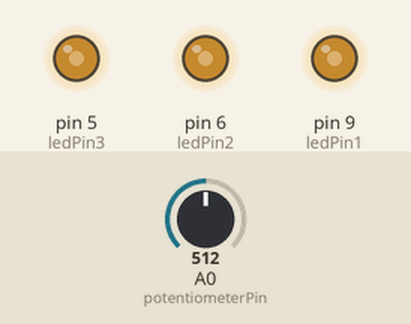
The sketch below on a simulated Arduino Uno, built with avr-gcc and run on an emulated ATmega328P. Shown: output pins drawn as LEDs (lit = HIGH). Inputs (shaded band) come from the test bench; at power-on: A0 (potentiometerPin) = 512.

Above: at 1.2 s.
1.3 s: A0 (potentiometerPin) set to 716
At 1.9 s:
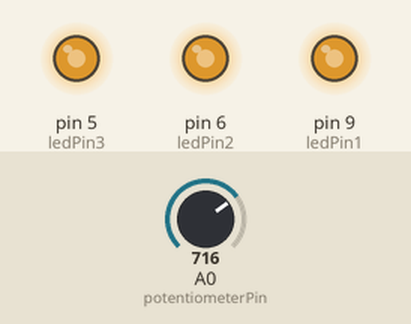
2.8 s: A0 (potentiometerPin) set to 900
At 4.0 s:
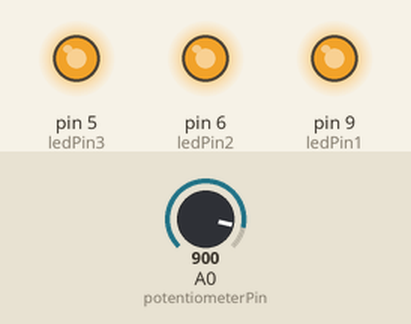
4.3 s: A0 (potentiometerPin) set to 122
At 4.9 s:
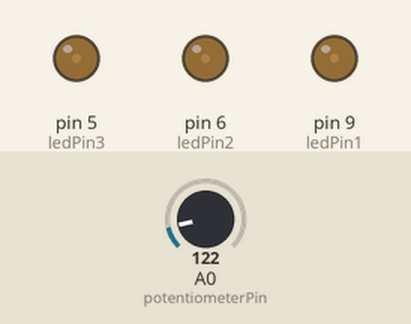
5.8 s: A0 (potentiometerPin) set to 0
At 6.6 s:
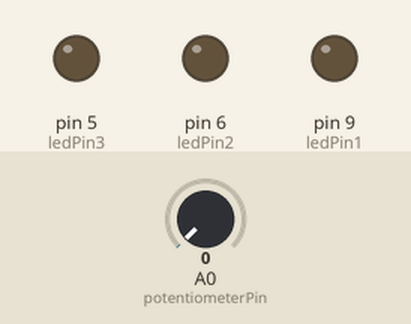
7.3 s: A0 (potentiometerPin) set to 511
At 8.7 s:
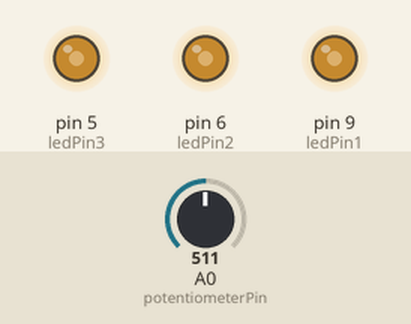
Timing chart, 0 to 9.8 s (numbered marks = the images above; inputs shaded):
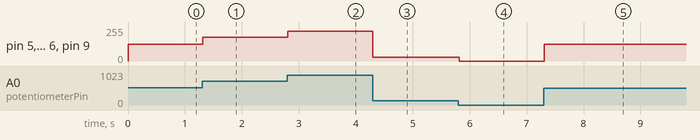

The sketch:

Potentiometer.ino
```cpp
/*
* Aarian Dhanani
* 2/5/2021
*
* Potentiometer
*
* analogRead
*
* Photoresistor
*
* Map function
*/

const int potentiometerPin = A0;
const int ledPin1 = 9;
const int ledPin2 = 6;
const int ledPin3 = 5;
int readValue;

// Setup
void setup()
{
  Serial.begin(9600);
  pinMode(potentiometerPin, INPUT);
  pinMode(ledPin1, OUTPUT); // This is an output
  pinMode(ledPin2, OUTPUT); // This is an output
  pinMode(ledPin3, OUTPUT); // This is an output
}

void loop()
{
  readValue = analogRead(potentiometerPin);
  readValue = map(readValue, 0, 1023, 0, 255);

//  Serial.println(readValue); //For testing purposes
  analogWrite(ledPin1, readValue);
  analogWrite(ledPin2, readValue);
  analogWrite(ledPin3, readValue);
  delay(20);
}
```

Measured:
- after the input at 1.3 s, pin 5 (ledPin3), pin 6 (ledPin2), pin 9 (ledPin1): 127/255 → 178/255 at once
- after the input at 2.8 s, pin 5 (ledPin3), pin 6 (ledPin2), pin 9 (ledPin1): 178/255 → 224/255 at once
- after the input at 4.3 s, pin 5 (ledPin3), pin 6 (ledPin2), pin 9 (ledPin1): 224/255 → 30/255 at once
- after the input at 5.8 s, pin 5 (ledPin3), pin 6 (ledPin2), pin 9 (ledPin1): 30/255 → 0/255 at once
- after the input at 7.3 s, pin 5 (ledPin3), pin 6 (ledPin2), pin 9 (ledPin1): 0/255 → 127/255 at once
